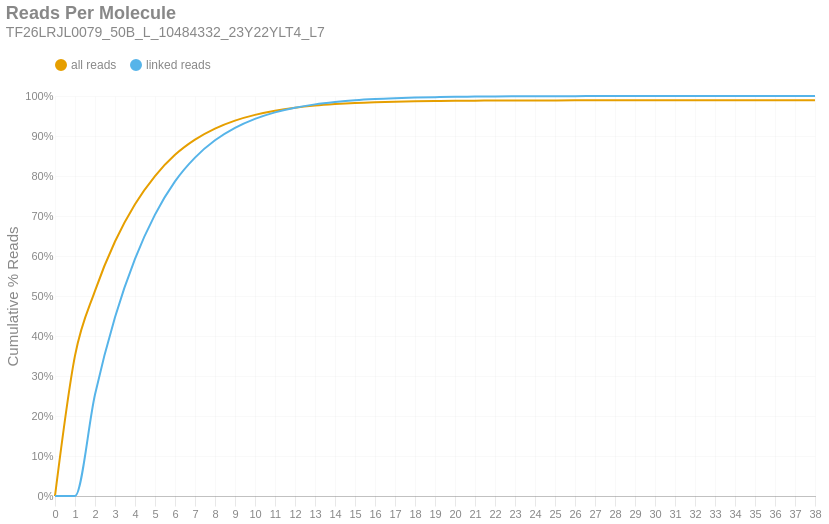

Notebook code for this chart:
### Markdown cell above
### Reads per Molecule
This chart shows the cumulative distribution of the number of reads per linked molecule. That is, how many alignments are associated with a unique molecule. This excludes the number of reads associated with invalid or absent linked-read barcodes. The `linked` histogram is the percentages recalculated when disregarding singletons.

### Code cell
if SKIPLR:
    print_html(f"Skipped")
else:
    counts = np.bincount(valids['reads'].cast(pl.Int64).to_numpy())
    weighted = counts * np.arange(len(counts))
    all_perc = weighted / n_reads
    linked_perc = weighted / n_linked_reads
    linked_perc[1] = 0
    binned_df = pl.DataFrame({
        'readsper': list(range(len(counts))),
        'all reads (cumsum)': np.cumsum(all_perc).tolist(),
        'linked reads (cumsum)': np.cumsum(linked_perc).tolist(),
    })

    with SafeRender(binned_df):
        (
            density_plot(binned_df, 'Reads Per Molecule', samplename, 'readspmol')
            .encode(
                x=alt.X('readsper:O', title=None).axis(labelAngle=0).scale(padding=0),
                y=alt.Y('value:Q', title='Cumulative % Reads').axis(format='%').stack(False),
                color=alt.Color("key:N").scale(domain=["all reads", "linked reads"]),
                tooltip=[
                    alt.Tooltip("key:N", title="Data Type"),
                    alt.Tooltip("readsper:O", title="Reads Per Molecule"),
                    alt.Tooltip("value:Q", format=".2%", title="% Reads (Cum.)")
                ]            
            )
        ).display()

### Figure 1 — Vega-Lite specification as saved in the notebook (floating-point values rounded to 4 significant figures)
{"width": "container", "height": 400, "config": {"title": {"anchor": "start", "dy": -15, "fontSize": 18, "color": "#888888", "subtitleColor": "#888888", "subtitleFontSize": 14}, "arc": {"fill": "#0072B2"}, "axis": {"domainColor": "#888888", "domainWidth": 0.5, "gridWidth": 0.2, "grid": false, "titleFontWeight": 400, "titleFontSize": 15, "labelFontSize": 11, "labelColor": "#888888", "tickColor": "#888888", "tickWidth": 0.2, "titleColor": "#888888"}, "axisBand": {"grid": false}, "axisX": {"grid": true, "tickSize": 10, "domainCap": "round"}, "axisY": {"domain": false, "grid": true, "tickSize": 0, "domainCap": "round"}, "background": "transparent", "header": {"labelFontSize": 15, "labelColor": "#888888", "titleFontSize": 15, "titleFontWeight": 600, "titleColor": "#888888"}, "legend": {"labelFont": "sans-serif", "labelFontSize": 12, "labelColor": "#888888", "symbolSize": 100, "symbolType": "circle", "titleFontSize": 12, "titlePadding": 10, "titleColor": "#888888", "title": null, "orient": "top"}, "range": {"category": ["#E69F00", "#56B4E9", "#009E73", "#F0E442", "#0072B2", "#D55E00", "#CC79A7", "#000000"], "diverging": ["#cfe8f3", "#a2d4ec", "#73bfe2", "#46abdb", "#1696d2", "#12719e"]}, "area": {"fill": "#0072B2", "fillOpacity": 0.7, "line": true, "strokeOpacity": 0.7}, "line": {"color": "#0072B2", "stroke": "#0072B2", "strokeWidth": 2}, "trail": {"color": "#0072B2", "stroke": "#0072B2", "strokeWidth": 0, "size": 1}, "point": {"filled": true, "fillOpacity": 1.0, "size": 95}, "text": {"color": "#888888", "fontSize": 11, "align": "right", "fontWeight": 400, "size": 11}, "bar": {"fill": "#0072B2", "stroke": null}, "view": {"stroke": null, "continuousWidth": 660, "continuousHeight": 400}}, "data": {"name": "data-8f49c90cfac873a1b97bd6aa21222ec4"}, "mark": {"type": "line", "interpolate": "monotone", "point": {"opacity": 0, "size": 275}}, "encoding": {"color": {"field": "key", "scale": {"domain": ["all reads", "linked reads"]}, "type": "nominal"}, "tooltip": [{"field": "key", "title": "Data Type", "type": "nominal"}, {"field": "readsper", "title": "Reads Per Molecule", "type": "ordinal"}, {"field": "value", "format": ".2%", "title": "% Reads (Cum.)", "type": "quantitative"}], "x": {"axis": {"labelAngle": 0}, "field": "readsper", "scale": {"padding": 0}, "title": null, "type": "ordinal"}, "y": {"axis": {"format": "%"}, "field": "value", "stack": false, "title": "Cumulative % Reads", "type": "quantitative"}}, "params": [{"name": "param_c36ac31b6afebe62", "select": {"type": "point", "fields": ["key"]}, "bind": "legend"}], "title": {"text": "Reads Per Molecule", "subtitle": "TF26LRJL0079_50B_L_10484332_23Y22YLT4_L7"}, "transform": [{"fold": ["all reads (cumsum)", "linked reads (cumsum)"]}, {"calculate": "replace(datum.key, ' (cumsum)', '')", "as": "key"}, {"filter": {"param": "param_c36ac31b6afebe62"}}], "usermeta": {"embedOptions": {"downloadFileName": "TF26LRJL0079_50B_L_10484332_23Y22YLT4_L7.readspmol"}}, "$schema": "https://vega.github.io/schema/vega-lite/v6.4.1.json", "datasets": {"data-8f49c90cfac873a1b97bd6aa21222ec4": [{"readsper": 0, "all reads (cumsum)": 0.0, "linked reads (cumsum)": 0.0}, {"readsper": 1, "all reads (cumsum)": 0.3509, "linked reads (cumsum)": 0.0}, {"readsper": 2, "all reads (cumsum)": 0.5129, "linked reads (cumsum)": 0.2537}, {"readsper": 3, "all reads (cumsum)": 0.6362, "linked reads (cumsum)": 0.4469}, {"readsper": 4, "all reads (cumsum)": 0.7295, "linked reads (cumsum)": 0.593}, {"readsper": 5, "all reads (cumsum)": 0.8, "linked reads (cumsum)": 0.7034}, {"readsper": 6, "all reads (cumsum)": 0.8531, "linked reads (cumsum)": 0.7866}, {"readsper": 7, "all reads (cumsum)": 0.891, "linked reads (cumsum)": 0.8461}, {"readsper": 8, "all reads (cumsum)": 0.9186, "linked reads (cumsum)": 0.8892}, {"readsper": 9, "all reads (cumsum)": 0.9384, "linked reads (cumsum)": 0.9203}, {"readsper": 10, "all reads (cumsum)": 0.9528, "linked reads (cumsum)": 0.9428}, {"readsper": 11, "all reads (cumsum)": 0.9632, "linked reads (cumsum)": 0.9591}, {"readsper": 12, "all reads (cumsum)": 0.9706, "linked reads (cumsum)": 0.9708}, {"readsper": 13, "all reads (cumsum)": 0.9759, "linked reads (cumsum)": 0.9791}, {"readsper": 14, "all reads (cumsum)": 0.9797, "linked reads (cumsum)": 0.985}, {"readsper": 15, "all reads (cumsum)": 0.9827, "linked reads (cumsum)": 0.9896}, {"readsper": 16, "all reads (cumsum)": 0.9846, "linked reads (cumsum)": 0.9926}, {"readsper": 17, "all reads (cumsum)": 0.9859, "linked reads (cumsum)": 0.9946}, {"readsper": 18, "all reads (cumsum)": 0.9868, "linked reads (cumsum)": 0.9961}, {"readsper": 19, "all reads (cumsum)": 0.9875, "linked reads (cumsum)": 0.9972}, {"readsper": 20, "all reads (cumsum)": 0.9881, "linked reads (cumsum)": 0.9981}, {"readsper": 21, "all reads (cumsum)": 0.9883, "linked reads (cumsum)": 0.9985}, {"readsper": 22, "all reads (cumsum)": 0.9887, "linked reads (cumsum)": 0.999}, {"readsper": 23, "all reads (cumsum)": 0.9888, "linked reads (cumsum)": 0.9992}, {"readsper": 24, "all reads (cumsum)": 0.9889, "linked reads (cumsum)": 0.9994}, {"readsper": 25, "all reads (cumsum)": 0.989, "linked reads (cumsum)": 0.9995}, {"readsper": 26, "all reads (cumsum)": 0.9891, "linked reads (cumsum)": 0.9996}, {"readsper": 27, "all reads (cumsum)": 0.9891, "linked reads (cumsum)": 0.9997}, {"readsper": 28, "all reads (cumsum)": 0.9892, "linked reads (cumsum)": 0.9998}, {"readsper": 29, "all reads (cumsum)": 0.9892, "linked reads (cumsum)": 0.9998}, {"readsper": 30, "all reads (cumsum)": 0.9892, "linked reads (cumsum)": 0.9998}, {"readsper": 31, "all reads (cumsum)": 0.9892, "linked reads (cumsum)": 0.9999}, {"readsper": 32, "all reads (cumsum)": 0.9892, "linked reads (cumsum)": 0.9999}, {"readsper": 33, "all reads (cumsum)": 0.9893, "linked reads (cumsum)": 0.9999}, {"readsper": 34, "all reads (cumsum)": 0.9893, "linked reads (cumsum)": 0.9999}, {"readsper": 35, "all reads (cumsum)": 0.9893, "linked reads (cumsum)": 1.0}, {"readsper": 36, "all reads (cumsum)": 0.9893, "linked reads (cumsum)": 1.0}, {"readsper": 37, "all reads (cumsum)": 0.9893, "linked reads (cumsum)": 1.0}, {"readsper": 38, "all reads (cumsum)": 0.9893, "linked reads (cumsum)": 1.0}]}}
